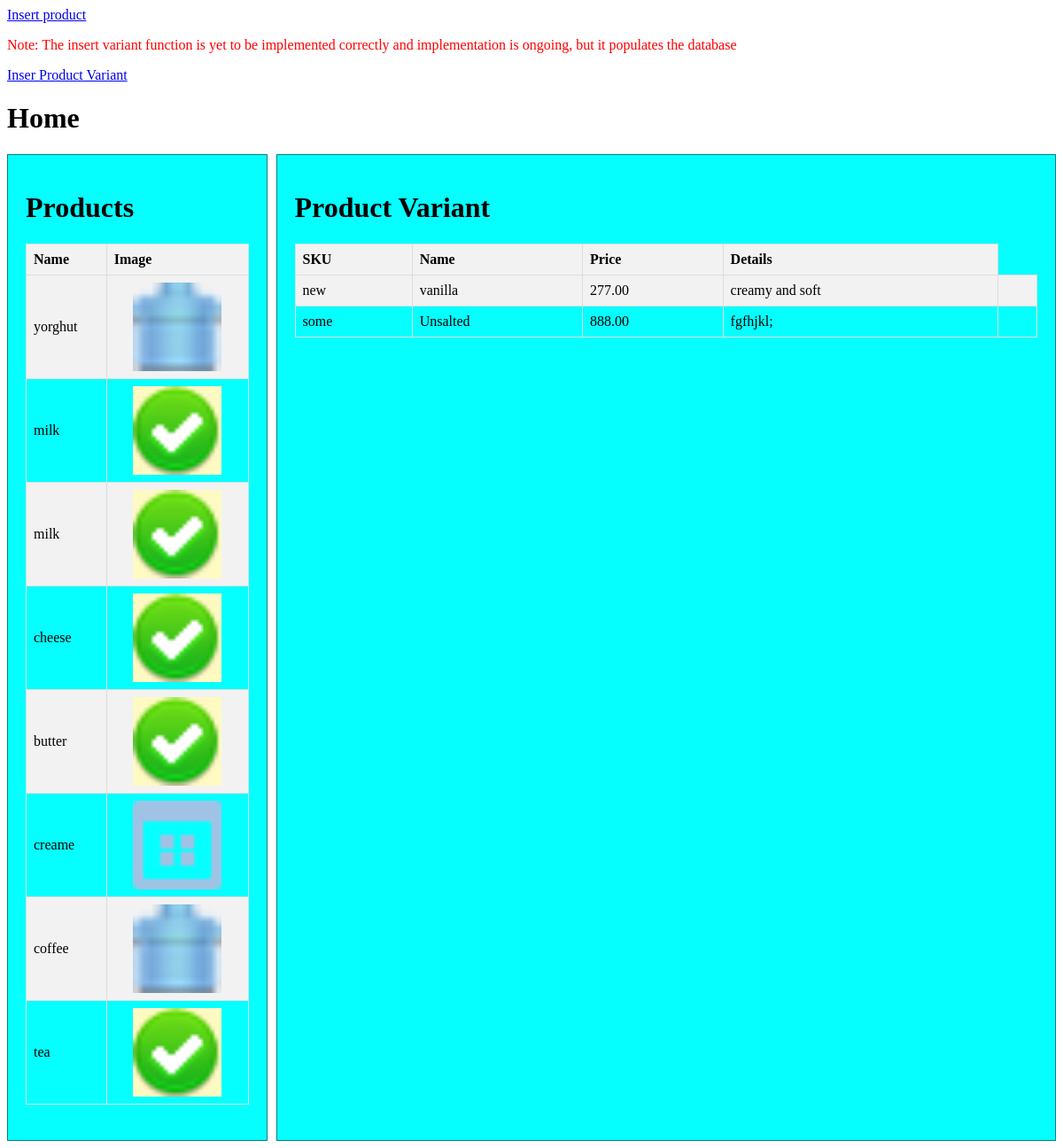
Page /bulk_insert/ on the earlier database version.
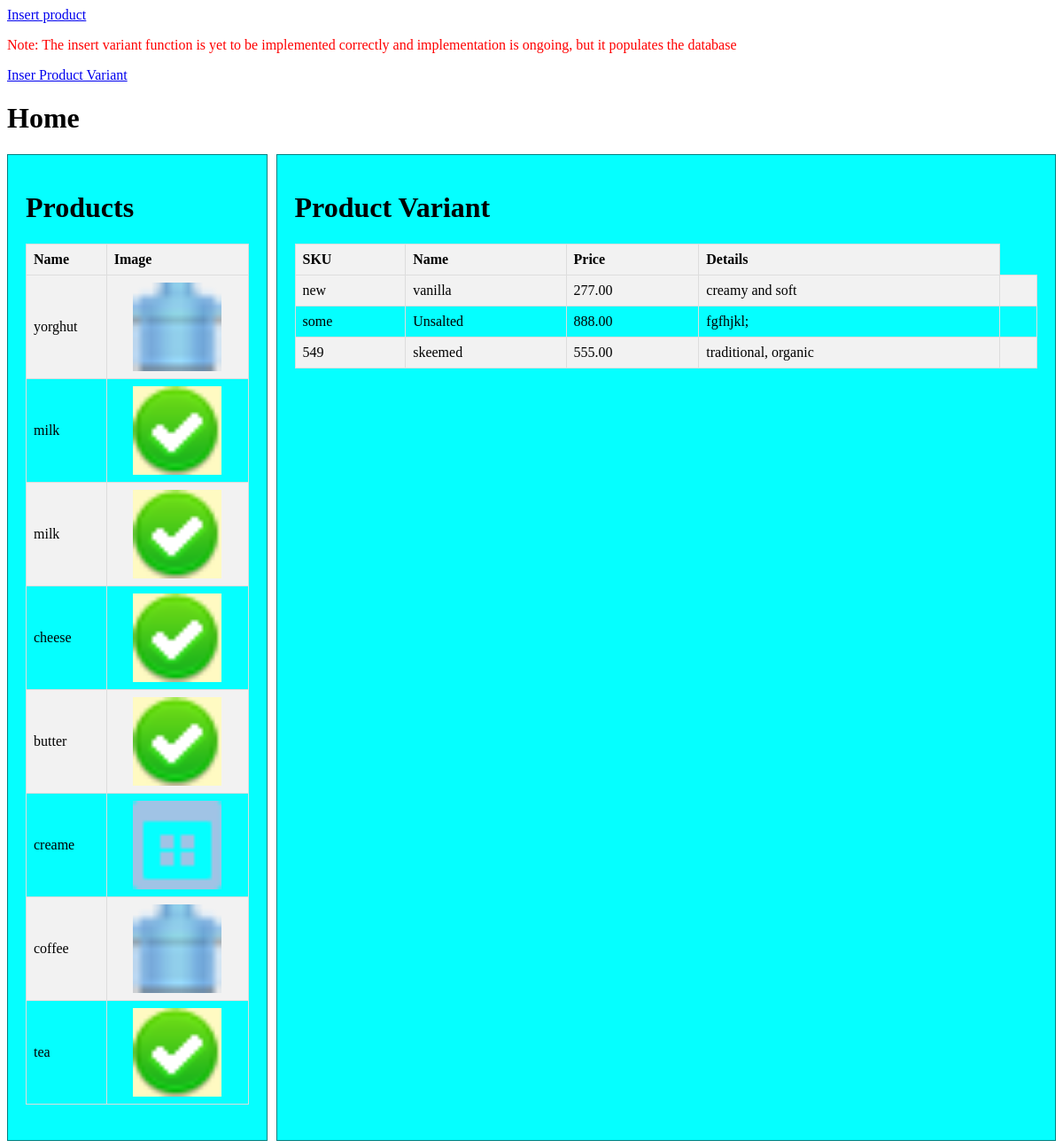
Same page on the later database version.
### bulk_insert/models.py (models this page shows, shortened)
class Product(models.Model):
    name = models.CharField(max_length=200)
    image = models.ImageField(upload_to='./static/category_images', default='./static/category_images/default.jpg')

class ProductVariant(models.Model):
    sku = models.CharField(max_length=200)
    name = models.CharField(max_length=200)
    price = models.DecimalField(max_digits=10, decimal_places=2)
    details = models.CharField(max_length=200)
    product_id = models.ForeignKey(Product, on_delete=models.CASCADE)

### bulk_insert/views.py (the view)
# urls.py: path('', views.home, name='home'),
def home(request):
    context = {
        'products': Product.objects.all(),
        'variants': ProductVariant.objects.all()
    }
    return render(request, 'bulk_insert/index.html', context)

### bulk_insert/templates/bulk_insert/index.html
{% extends 'layout.html' %} {% block content %}
<a href="{% url 'insert' %}">Insert product</a>
<br />
<p style="color: red;">Note: The insert variant function is yet to be implemented correctly and implementation is ongoing, but it populates the database</p>
<a href="{% url 'insert_variant' %}">Inser Product Variant </a>
<h1>Home</h1>
<div class="container">
    <div class="item">
        <h1>Products</h1>
        <table>
            <tr>
                <th>Name</th>
                <th>Image</th>
            </tr>
            {% for product in products %}
            <tr>
                <td>{{ product.name }}</td>
                <td><img src="{{ product.image.url }}" alt="{{ product.name }}" width="100" height="100" /></td>
            </tr>
            {% endfor %}
        </table>
    </div>
    <div class="item">
        <h1>Product Variant</h1>
        <table>
            <tr>
                <th>SKU</th>
                <th> Name</th>
                <th>Price</th>
                <th>Details</th>
            </tr>
            {% for variant in variants %}
            <tr>
                <td>{{ variant.sku }}</td>
                <td>{{ variant.name }}</td>
                <td>{{ variant.price }}</td>
                <td>{{ variant.details }}</td>
                <td>{{ variant_id.id }}</td>
            </tr>
            {% endfor %}
    </div>
</div>
{% endblock %}

### bulk_insert/templates/layout.html (shortened to what this page needs)
<!DOCTYPE html>
<html lang="en">
  <head>
  </head>
  <body>
    {% block content %} {% endblock %}
  </body>
</html>

### bulk_insert/templates/layout.html (style rules this page uses)
.container { display: grid; grid-template-columns: 1fr 3fr; gap: 10px; }
.item { background-color: rgb(5, 255, 255); padding: 20px; border: 1px solid teal; }
table { width: 100%; border-collapse: collapse; margin-bottom: 20px; }
th, td { border: 1px solid #dddddd; padding: 8px; text-align: left; }
th { background-color: #f2f2f2; }
tr:nth-child(even) { background-color: #f2f2f2; }
img { display: block; margin: auto; max-width: 100px; max-height: 100px; }

Differences in the rows shown:
added ProductVariant: sku "549", name "skeemed", price "555.00", details "traditional, organic"
